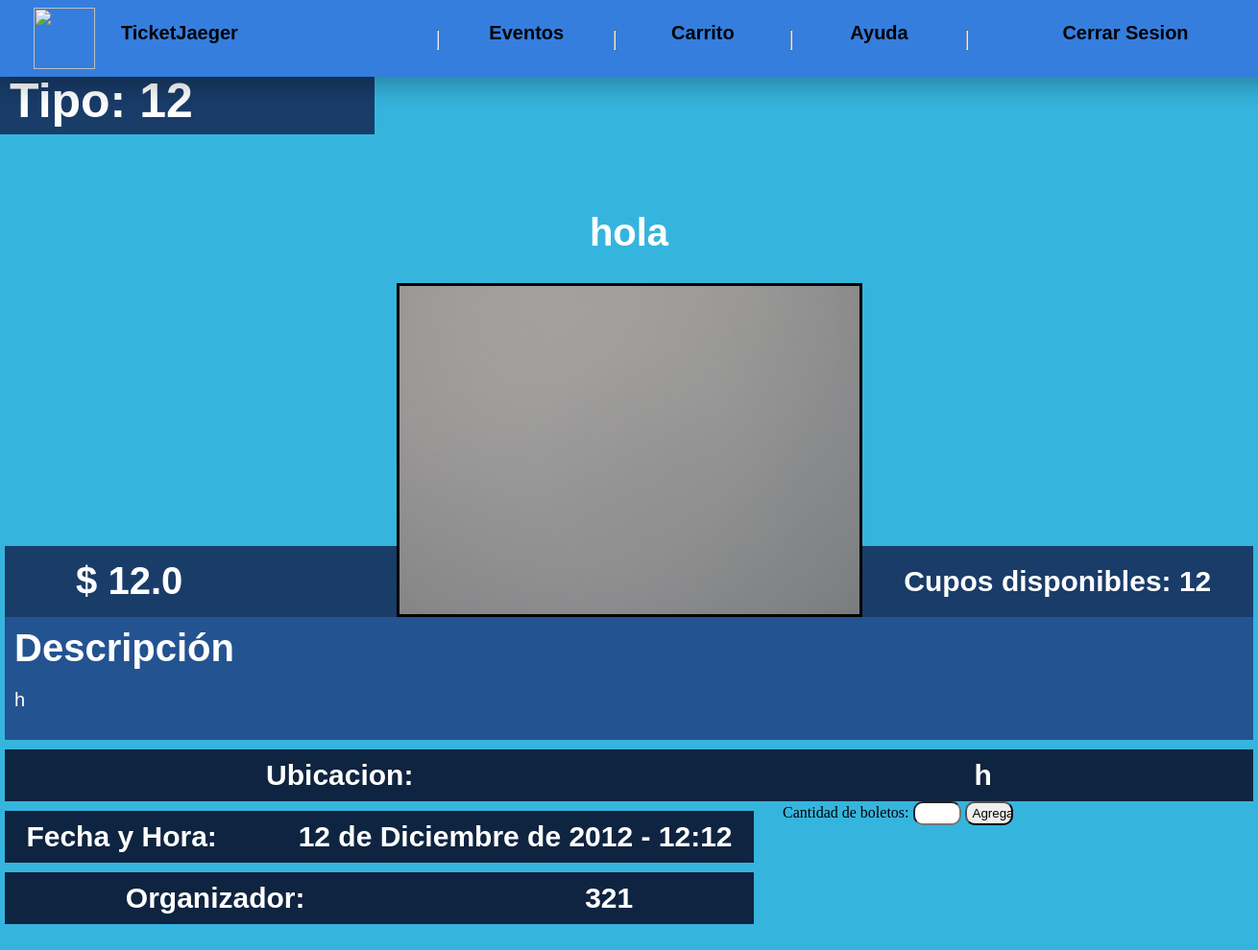
Screenshot of /comprador/eventos/hola/hola (signed in) with the database file from the repository.
### TicketOn/models.py (models this page shows, shortened)
class Evento(models.Model):
    lugar=models.CharField(max_length=100,blank=True)
    hora=models.TimeField(blank=True)
    fecha=models.DateField()
    nombre=models.CharField(max_length=100)
    cupo=models.IntegerField()
    imagen=models.ImageField(upload_to="eventos",blank=True,null=True)
    descripcion=models.TextField(max_length=1000)
    tipo= models.CharField(max_length=20)
    organizador=models.ForeignKey(Organizador,on_delete=models.CASCADE)
    slug = AutoSlugField(populate_from='nombre', unique=True, always_update=True)
    precio=models.FloatField(null=True)
    en_curso = models.BooleanField(default=True)

class Organizador(models.Model):
    usuario=models.OneToOneField(User, on_delete=models.CASCADE)
    correo=models.CharField(max_length=30,blank=True)
    empresa=models.CharField(max_length=30,blank=True)
    cuenta_clabe=models.CharField(max_length=18,null=True)
    def __str__(self):
        return f"{self.usuario}"

### TicketOn/views.py (the view)
# urls.py: path('comprador/eventos/<nombre_evento>/<evento_slug>',views.detalles_evento, name="detalles_evento"), #probar ejemplo /comprador/eventos/Evento%20Prueba/1
@comprador_required
def detalles_evento(request,nombre_evento,evento_slug):
    evento= Evento.objects.get(slug=evento_slug)
    return render(request,'Comprador/Detalles_Evento.html',{
        "evento":evento
    })

### TicketOn/views.py (called while the page is built)
def comprador_required(view_func):
    @wraps(view_func)
    def _wrapped_view(request, *args, **kwargs):
        if request.user.is_authenticated and Comprador.objects.filter(usuario=request.user).exists():
            return view_func(request, *args, **kwargs)
        else:
            return redirect("TicketOn:my-login")  # Redirige a la página de inicio de sesión si no es un comprador
    return _wrapped_view

### TicketOn/templates/Comprador/Detalles_Evento.html (shortened to what this page needs)
{% extends "Conex/Conex_comprador.html" %} {%block content%} {%load static%}
<html>
    <head>
        {%load static%}
        <link rel="stylesheet" href="{% static 'TicketOn/Comprador.css'%}" />
    </head>
    <body>
        <div id="Tipo_evento">
            <h2>Tipo: {{evento.tipo}}<h2>
        </div>
        <div id="info_evento">
            <h2 id="nombre_evento">{{evento.nombre}}</h2>
            <div id="bloque_1">
                <div id="div_precio">
                    <h2>$ {{evento.precio}}<h2>
                </div>
                {% if evento.imagen %}
                    <img src="{{ evento.imagen.url }}" class="evento-img"></img>
                {% else %}
                    <img src="{% static 'TicketOn/image/default_event_image.jpg' %}" class="evento-img"></img>
                {% endif %}
                <div id="div_cupos">
                    <h2>Cupos disponibles: {{evento.cupo}}</h2>
                </div>
            </div>
            <div id="bloque_2">
                <h2>Descripción</h2>
                <p>{{evento.descripcion}}<p>
            </div>
            <div id="div_ubicacion">
                <h2>Ubicacion:</h2>
                <h2>{{evento.lugar}}</h2>
            </div>
            <div id="bloque_3">
                <div id="bl3_1">
                    <div id="div_fechahora">
                        <h2>Fecha y Hora:</h2>
                        <h2>{{evento.fecha}} - {{evento.hora}}</h2>
                    </div>
                    <div id="div_organizador">
                        <h2>Organizador:</h2>
                        <h2>{{evento.organizador}}</h2>
                    </div>
                </div>
                <div id="bl3_2">
                    <form method="POST" action="{% url 'TicketOn:agregar_al_carrito' evento.slug %}">
                        <label for="cant_tickets">Cantidad de boletos:</label>
                        <input type="number" id="cant_tickets" name="cant_tickets" min="1">
                        <input type="submit" value="Agregar al carrito">
                    </form>
                </div>
            </div>
        </div>
    </body>
    {%endblock%}

### TicketOn/static/TicketOn/Comprador.css (style rules this page uses)
body { margin: 0px; box-sizing: border-box; background: #35b5de; }
h2 { color: white; font-family: "Franklin Gothic Medium", "Arial Narrow", Arial, sans-serif; padding: 10px; margin: auto; }
#tipo_evento { width: 100%; background-color: #193c69; width: 390px; height: 74px; }
#tipo_evento h2 { font-size: 50px; }
#info_evento { width: 1300px; height: fit-content; margin: 70px auto; }
#nombre_evento { display: flex; justify-content: center; margin: 20px; font-size: 40px; }
#bloque_1 { display: flex; justify-content: center; }
#bloque_1 img { border: solid #000; width: 479px; height: 342px; }
#div_precio { margin-top: 274px; display: flex; justify-content: center; background-color: #193c69; width: 410px; height: 74px; }
#div_precio h2 { font-size: 40px; }
#div_cupos { margin-top: 274px; display: flex; justify-content: center; background-color: #193c69; width: 410px; height: 74px; }
#div_cupos h2 { font-size: 30px; }
#bloque_2 { margin-top: 0px; width: 100%; height: fit-content; background-color: #235391; }
#bloque_2 h2 { margin-top: 0px; font-size: 40px; }
#bloque_2 p { margin-top: 0px; margin: auto; color: #ffffff; font-family: "Franklin Gothic Medium", "Arial Narrow", Arial, sans-serif; padding: 10px; font-size: 20px; }
#div_ubicacion { display: flex; justify-content: start; column-gap: 40px; margin-top: 10px; width: 100%; height: fit-content; background-color: #0f2440; }
#div_ubicacion h2 { margin-top: 0px; font-size: 30px; }
#bloque_3 { display: flex; justify-content: space-between; }
#bl3_1 { width: 60%; }
#bl3_2 { width: 40%; }
#div_fechahora { display: flex; justify-content: start; column-gap: 40px; margin-top: 10px; width: 100%; height: fit-content; background-color: #0f2440; }
#div_fechahora h2 { margin-top: 0px; font-size: 30px; }
#div_organizador { display: flex; justify-content: start; column-gap: 40px; margin-top: 10px; width: 100%; height: fit-content; background-color: #0f2440; }
#div_organizador h2 { margin-top: 0px; font-size: 30px; }
form { margin: 0px 30px; }
form input { border-radius: 10px; height: 25px; width: 50px; }

### rows the page displays
Evento: tipo "12", nombre "hola", precio "12.0", cupo "12", descripcion "h", lugar "h", fecha "12 de Diciembre de 2012", hora "12:12", organizador "321"
